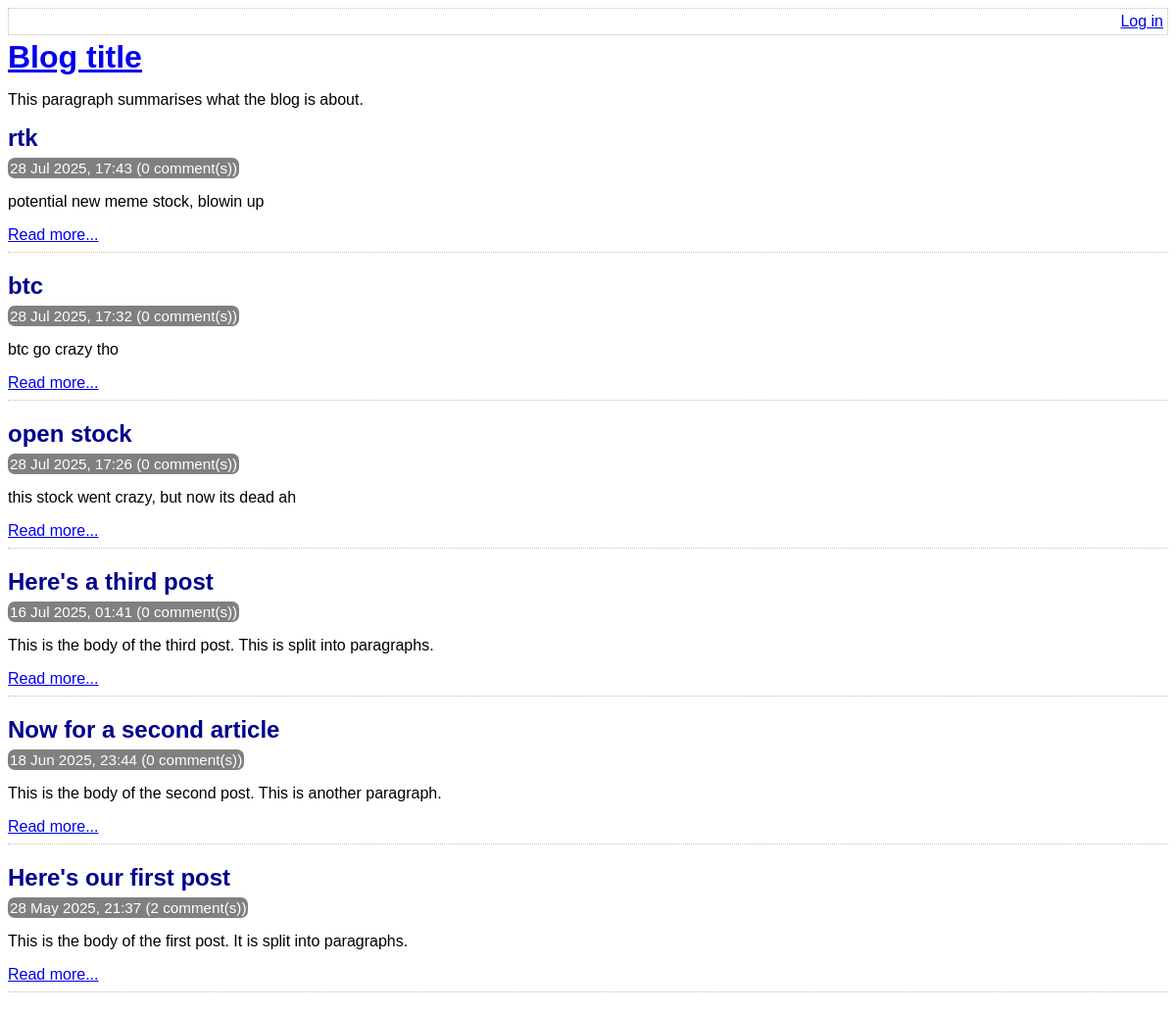
Before: / with the older database file.
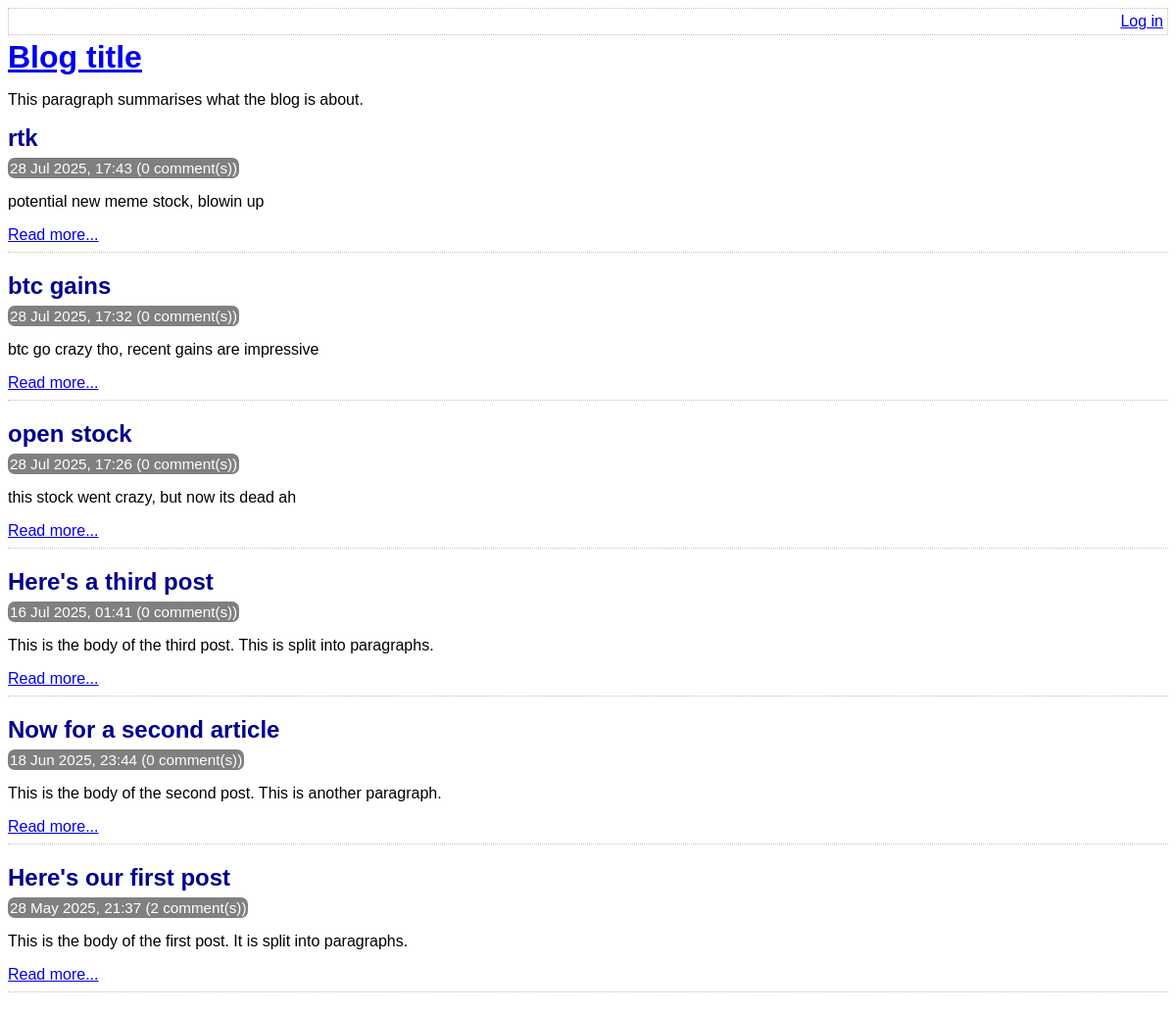
After: the same page with the newer database file.
### tables this page shows
CREATE TABLE post (
    id INTEGER PRIMARY KEY AUTOINCREMENT NOT NULL,
    title VARCHAR NOT NULL,
    body VARCHAR NOT NULL,
    user_id INTEGER NOT NULL,
    created_at TEXT NOT NULL,
    updated_at VARCHAR,
    FOREIGN KEY (user_id) REFERENCES user(id)
);

### lib/common.php (called while the page is built, shortened)
<?php
function htmlEscape($html) {
    return htmlspecialchars($html, ENT_HTML5, 'UTF-8');
}
function convertSqlDate($sqlDate) {
    $date = DateTime::createFromFormat('Y-m-d H:i:s', $sqlDate);
    return $date->format('d M Y, H:i');
}
function countCommentsForPost(PDO $pdo, $postId) {
    $sql = "
        SELECT
            COUNT(*) c
        FROM
            comment
        WHERE
            post_id = :post_id
    ";
    $stmt = $pdo->prepare($sql);
    $stmt->execute(
        array('post_id' => $postId, )
    );
    return (int) $stmt->fetchColumn();
}
function getAllPosts(PDO $pdo) {
    $stmt = $pdo->query(
        'SELECT
            id, title, created_at, body
        FROM
            post
        ORDER BY
            created_at DESC'
    );
    return $stmt->fetchAll(PDO::FETCH_ASSOC);
}

### index.php (the view, shortened to what this page needs)
<?php
require_once 'lib/common.php';
$pdo = getPDO();
$posts = getAllPosts($pdo);
?>
<!DOCTYPE html>
<html>
    <head>
        <?php require 'templates/head.php' ?>
    </head>
    <body>
        <?php require 'templates/title.php' ?>
        <div class="post-list">
            <?php foreach ($posts as $post): ?>
                <div class="post-synopsis">
                    <h2>
                        <?php echo htmlEscape($post['title']) ?>
                    </h2>
                    <div class="meta">
                        <?php echo convertSqlDate($post['created_at']) ?>
                        (<?php echo countCommentsForPost($pdo, $post['id']) ?> comment(s))
                    </div>
                    <p>
                        <?php echo htmlEscape($post['body']) ?>
                    </p>
                    <div class="post-controls">
                        <a
                            href="view-post.php?post_id=<?php echo $post['id'] ?>"
                        >Read more...</a>
                    </div>
                </div>
            <?php endforeach ?>
        </div>
    </body>
</html>

Changed rows visible on the page:
changed post: title "btc" → "btc gains"; body "btc go crazy tho" → "btc go crazy tho, recent gains are impressive"
